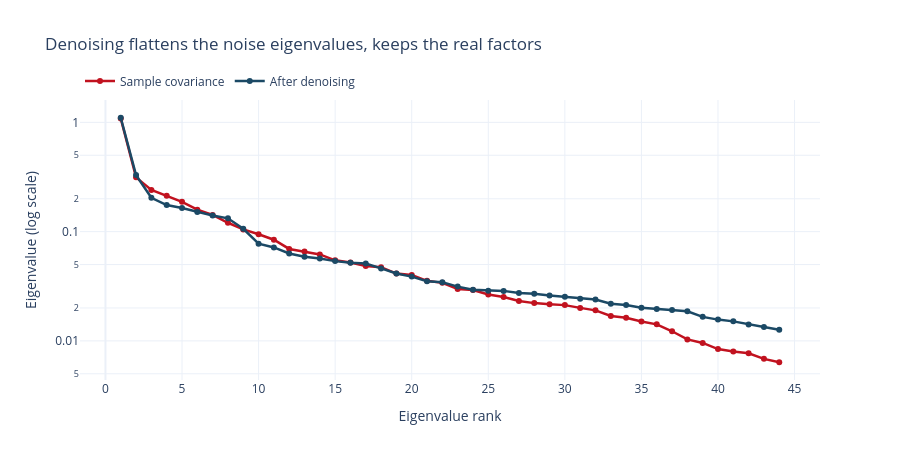

Notebook source saved alongside this figure:
### Markdown cell above
Shrinkage improves the conditioning substantially, and it does moderate the weights — but
look at the "Effective N" column. Even the best-conditioned estimator is still effectively
holding a small handful of the 44 stocks available.

That tells us something important: **shrinking $\Sigma$ is not enough.** The concentration is
being driven by the expected returns $\mu$ as much as by the covariance matrix, and shrinkage
of $\Sigma$ does nothing about that. Which motivates a more radical idea.

---

## 3. Fix two: throw the noise away

If 41 of our 44 eigenvalue directions are indistinguishable from noise, why keep them?

**Denoising** does exactly that. Take the eigendecomposition, find every eigenvalue inside
the Marchenko–Pastur band, and replace them all with their average — preserving the trace
(total variance) while removing the spurious *structure* among the noise directions. What
remains is the handful of real factors plus a clean, isotropic residual.

This is principal component analysis with a statistically principled cut-off, and it is
López de Prado's recommended pre-processing step before any optimisation.

### Code cell
if HAS_RISKFOLIO:
    S_sample = train.cov().values * TRADING_DAYS
    S_denoised = af.denoiseCov(S_sample, q=T/N, kind="fixed")

    e_before = np.linalg.eigvalsh(S_sample)[::-1]
    e_after = np.linalg.eigvalsh(S_denoised)[::-1]

    fig = go.Figure()
    fig.add_trace(go.Scatter(x=np.arange(1, N+1), y=e_before, mode="lines+markers",
                             name="Sample covariance", line=dict(color=AIRM_COLOURS[1], width=2.5)))
    fig.add_trace(go.Scatter(x=np.arange(1, N+1), y=e_after, mode="lines+markers",
                             name="After denoising", line=dict(color=AIRM_COLOURS[0], width=2.5)))
    fig.update_layout(
        title="Denoising flattens the noise eigenvalues, keeps the real factors",
        template=AIRM_TEMPLATE, height=460, yaxis_type="log",
        xaxis_title="Eigenvalue rank", yaxis_title="Eigenvalue (log scale)",
        legend=dict(orientation="h", y=1.12))
    fig.show()

    print(f"Condition number before denoising: {condition_number(S_sample):.1f}")
    print(f"Condition number after denoising : {condition_number(S_denoised):.1f}")
    print(f"\nTotal variance (trace) before: {np.trace(S_sample):.4f}")
    print(f"Total variance (trace) after : {np.trace(S_denoised):.4f}   <- preserved")
    print("\nThe top few eigenvalues are untouched. The tail has been flattened to a")
    print("constant -- we kept the signal and discarded the spurious detail.")

### Figure 1 — Plotly figure (JSON) as saved in the notebook; plotly's stock layout.template omitted (floating-point values rounded to 4 significant figures)
{"data": [{"line": {"color": "#c1121f", "width": 2.5}, "mode": "lines+markers", "name": "Sample covariance", "type": "scatter", "x": [1, 2, 3, 4, 5, 6, 7, 8, 9, 10, 11, 12, 13, 14, 15, 16, 17, 18, 19, 20, 21, 22, 23, 24, 25, 26, 27, 28, 29, 30, 31, 32, 33, 34, 35, 36, 37, 38, 39, 40, 41, 42, 43, 44], "y": [1.087, 0.314, 0.2411, 0.2129, 0.1873, 0.1587, 0.142, 0.1206, 0.1048, 0.09455, 0.08435, 0.06943, 0.06571, 0.06186, 0.05463, 0.05217, 0.04844, 0.04726, 0.04135, 0.04014, 0.03544, 0.03396, 0.02985, 0.02922, 0.02654, 0.02517, 0.02322, 0.02216, 0.02158, 0.02124, 0.02004, 0.01902, 0.01689, 0.01625, 0.01502, 0.01417, 0.01224, 0.01032, 0.009571, 0.008414, 0.007998, 0.007695, 0.006844, 0.006372]}, {"line": {"color": "#1b4965", "width": 2.5}, "mode": "lines+markers", "name": "After denoising", "type": "scatter", "x": [1, 2, 3, 4, 5, 6, 7, 8, 9, 10, 11, 12, 13, 14, 15, 16, 17, 18, 19, 20, 21, 22, 23, 24, 25, 26, 27, 28, 29, 30, 31, 32, 33, 34, 35, 36, 37, 38, 39, 40, 41, 42, 43, 44], "y": [1.103, 0.3292, 0.204, 0.1751, 0.1647, 0.1514, 0.1404, 0.1323, 0.1062, 0.07755, 0.07166, 0.06311, 0.05899, 0.05678, 0.05371, 0.05203, 0.05104, 0.04606, 0.04137, 0.03874, 0.0352, 0.0344, 0.03137, 0.02932, 0.02881, 0.02868, 0.02746, 0.02694, 0.02599, 0.02532, 0.02433, 0.02389, 0.02184, 0.02125, 0.0201, 0.01955, 0.0192, 0.01868, 0.01659, 0.01565, 0.01508, 0.01412, 0.01341, 0.01262]}], "layout": {"height": 460, "legend": {"orientation": "h", "y": 1.12}, "title": {"text": "Denoising flattens the noise eigenvalues, keeps the real factors"}, "xaxis": {"title": {"text": "Eigenvalue rank"}}, "yaxis": {"title": {"text": "Eigenvalue (log scale)"}, "type": "log"}}}
